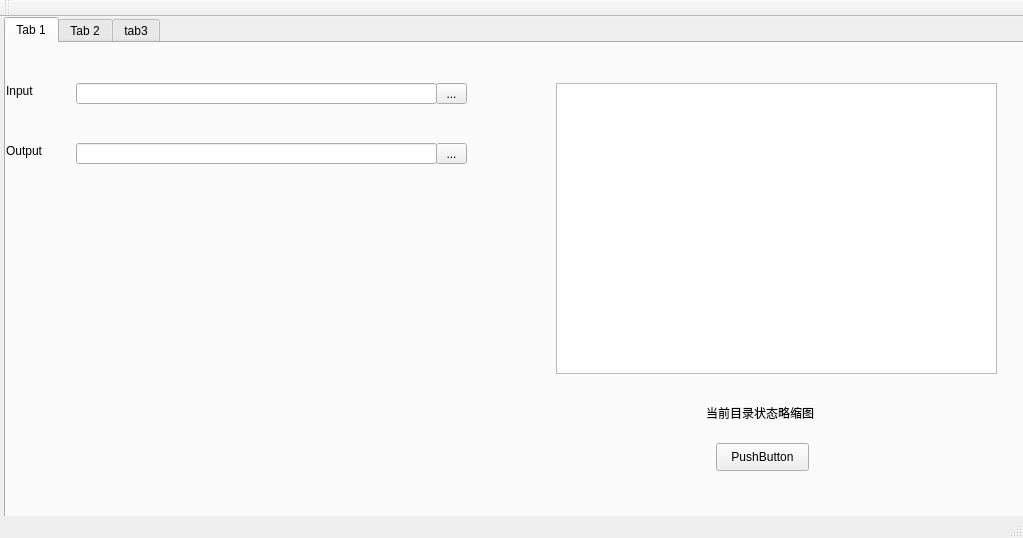
<?xml version="1.0" encoding="UTF-8"?>
<ui version="4.0">
 <class>MainWindow</class>
 <widget class="QMainWindow" name="MainWindow">
  <property name="geometry">
   <rect>
    <x>0</x>
    <y>0</y>
    <width>1023</width>
    <height>538</height>
   </rect>
  </property>
  <property name="windowTitle">
   <string>MainWindow</string>
  </property>
  <widget class="QWidget" name="centralWidget">
   <widget class="QTabWidget" name="tabWidget">
    <property name="geometry">
     <rect>
      <x>4</x>
      <y>0</y>
      <width>1021</width>
      <height>561</height>
     </rect>
    </property>
    <property name="currentIndex">
     <number>0</number>
    </property>
    <widget class="QWidget" name="tab">
     <attribute name="title">
      <string>Tab 1</string>
     </attribute>
     <widget class="QLineEdit" name="lineEdit">
      <property name="geometry">
       <rect>
        <x>70</x>
        <y>40</y>
        <width>361</width>
        <height>21</height>
       </rect>
      </property>
     </widget>
     <widget class="QLineEdit" name="lineEdit_2">
      <property name="geometry">
       <rect>
        <x>70</x>
        <y>100</y>
        <width>361</width>
        <height>21</height>
       </rect>
      </property>
     </widget>
     <widget class="QTextBrowser" name="textBrowser">
      <property name="geometry">
       <rect>
        <x>550</x>
        <y>40</y>
        <width>441</width>
        <height>291</height>
       </rect>
      </property>
     </widget>
     <widget class="QLabel" name="label">
      <property name="geometry">
       <rect>
        <x>0</x>
        <y>40</y>
        <width>72</width>
        <height>15</height>
       </rect>
      </property>
      <property name="text">
       <string>Input</string>
      </property>
     </widget>
     <widget class="QLabel" name="label_2">
      <property name="geometry">
       <rect>
        <x>0</x>
        <y>100</y>
        <width>72</width>
        <height>15</height>
       </rect>
      </property>
      <property name="text">
       <string>Output</string>
      </property>
     </widget>
     <widget class="QLabel" name="label_3">
      <property name="geometry">
       <rect>
        <x>700</x>
        <y>360</y>
        <width>141</width>
        <height>20</height>
       </rect>
      </property>
      <property name="text">
       <string>当前目录状态略缩图</string>
      </property>
     </widget>
     <widget class="QToolButton" name="toolButton">
      <property name="geometry">
       <rect>
        <x>430</x>
        <y>40</y>
        <width>31</width>
        <height>21</height>
       </rect>
      </property>
      <property name="text">
       <string>...</string>
      </property>
     </widget>
     <widget class="QToolButton" name="toolButton_2">
      <property name="geometry">
       <rect>
        <x>430</x>
        <y>100</y>
        <width>31</width>
        <height>21</height>
       </rect>
      </property>
      <property name="text">
       <string>...</string>
      </property>
     </widget>
     <widget class="QPushButton" name="pushButton">
      <property name="geometry">
       <rect>
        <x>710</x>
        <y>400</y>
        <width>93</width>
        <height>28</height>
       </rect>
      </property>
      <property name="text">
       <string>PushButton</string>
      </property>
     </widget>
    </widget>
    <widget class="QWidget" name="tab_2">
     <attribute name="title">
      <string>Tab 2</string>
     </attribute>
     <widget class="QWidget" name="widget" native="true">
      <property name="geometry">
       <rect>
        <x>479</x>
        <y>30</y>
        <width>501</width>
        <height>341</height>
       </rect>
      </property>
      <widget class="QGraphicsView" name="graphicsView">
       <property name="geometry">
        <rect>
         <x>0</x>
         <y>0</y>
         <width>501</width>
         <height>341</height>
        </rect>
       </property>
      </widget>
     </widget>
     <widget class="QProgressBar" name="progressBar">
      <property name="geometry">
       <rect>
        <x>480</x>
        <y>410</y>
        <width>541</width>
        <height>23</height>
       </rect>
      </property>
      <property name="value">
       <number>24</number>
      </property>
     </widget>
     <widget class="QSlider" name="horizontalSlider">
      <property name="geometry">
       <rect>
        <x>480</x>
        <y>460</y>
        <width>501</width>
        <height>22</height>
       </rect>
      </property>
      <property name="orientation">
       <enum>Qt::Horizontal</enum>
      </property>
     </widget>
     <widget class="QScrollArea" name="scrollArea">
      <property name="geometry">
       <rect>
        <x>50</x>
        <y>30</y>
        <width>321</width>
        <height>421</height>
       </rect>
      </property>
      <property name="widgetResizable">
       <bool>true</bool>
      </property>
      <widget class="QWidget" name="scrollAreaWidgetContents_2">
       <property name="geometry">
        <rect>
         <x>0</x>
         <y>0</y>
         <width>319</width>
         <height>419</height>
        </rect>
       </property>
       <widget class="QScrollBar" name="verticalScrollBar">
        <property name="geometry">
         <rect>
          <x>300</x>
          <y>-1</y>
          <width>20</width>
          <height>421</height>
         </rect>
        </property>
        <property name="orientation">
         <enum>Qt::Vertical</enum>
        </property>
       </widget>
      </widget>
     </widget>
    </widget>
    <widget class="QWidget" name="tab_3">
     <attribute name="title">
      <string>tab3</string>
     </attribute>
    </widget>
   </widget>
  </widget>
  <widget class="QMenuBar" name="menuBar">
   <property name="geometry">
    <rect>
     <x>0</x>
     <y>0</y>
     <width>1023</width>
     <height>23</height>
    </rect>
   </property>
  </widget>
  <widget class="QToolBar" name="mainToolBar">
   <attribute name="toolBarArea">
    <enum>TopToolBarArea</enum>
   </attribute>
   <attribute name="toolBarBreak">
    <bool>false</bool>
   </attribute>
  </widget>
  <widget class="QStatusBar" name="statusBar"/>
 </widget>
 <layoutdefault spacing="6" margin="11"/>
 <resources/>
 <connections/>
</ui>
